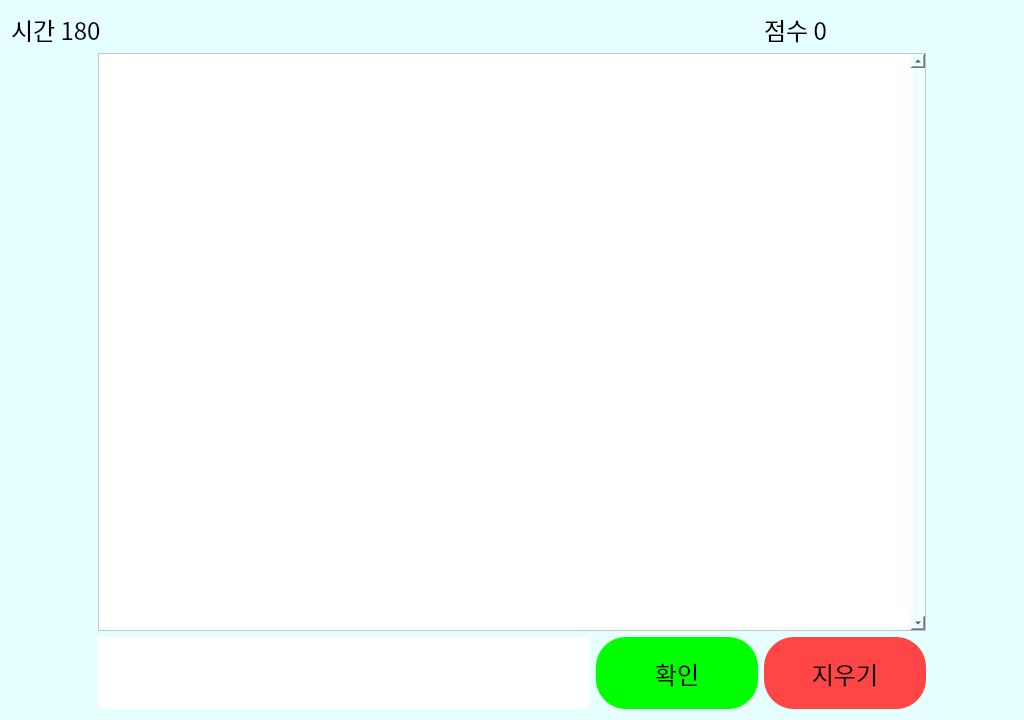
<?xml version="1.0" encoding="UTF-8"?>
<ui version="4.0">
 <class>Form</class>
 <widget class="QWidget" name="Form">
  <property name="geometry">
   <rect>
    <x>0</x>
    <y>0</y>
    <width>1024</width>
    <height>720</height>
   </rect>
  </property>
  <property name="windowTitle">
   <string>Form</string>
  </property>
  <property name="styleSheet">
   <string notr="true">background-color: rgb(230, 255, 255);</string>
  </property>
  <layout class="QGridLayout" name="gridLayout" rowstretch="1,8,8,2" columnstretch="1,3,3,2,2,1">
   <item row="3" column="4">
    <widget class="QLabel" name="remove">
     <property name="font">
      <font>
       <family>AcadEref</family>
       <pointsize>18</pointsize>
      </font>
     </property>
     <property name="styleSheet">
      <string notr="true">background-color: rgb(255, 69, 69);border-radius: 30px;</string>
     </property>
     <property name="text">
      <string>지우기</string>
     </property>
     <property name="alignment">
      <set>Qt::AlignCenter</set>
     </property>
    </widget>
   </item>
   <item row="3" column="3">
    <widget class="QLabel" name="check">
     <property name="font">
      <font>
       <family>AcadEref</family>
       <pointsize>18</pointsize>
      </font>
     </property>
     <property name="styleSheet">
      <string notr="true">background-color: rgb(0, 255, 0);
border-radius: 30px;</string>
     </property>
     <property name="text">
      <string>확인</string>
     </property>
     <property name="alignment">
      <set>Qt::AlignCenter</set>
     </property>
    </widget>
   </item>
   <item row="3" column="1" colspan="2">
    <widget class="QLabel" name="text_label">
     <property name="font">
      <font>
       <family>AcadEref</family>
       <pointsize>18</pointsize>
      </font>
     </property>
     <property name="styleSheet">
      <string notr="true">background-color: rgb(255, 255, 255);</string>
     </property>
     <property name="text">
      <string/>
     </property>
     <property name="alignment">
      <set>Qt::AlignCenter</set>
     </property>
    </widget>
   </item>
   <item row="1" column="1" rowspan="2" colspan="4">
    <widget class="QScrollArea" name="scrollArea">
     <property name="styleSheet">
      <string notr="true">background-color: rgb(255, 255, 255);</string>
     </property>
     <property name="verticalScrollBarPolicy">
      <enum>Qt::ScrollBarAlwaysOn</enum>
     </property>
     <property name="widgetResizable">
      <bool>true</bool>
     </property>
     <widget class="QWidget" name="scrollAreaWidgetContents">
      <property name="geometry">
       <rect>
        <x>0</x>
        <y>0</y>
        <width>813</width>
        <height>579</height>
       </rect>
      </property>
     </widget>
    </widget>
   </item>
   <item row="0" column="4" colspan="2">
    <widget class="QLabel" name="score_label">
     <property name="font">
      <font>
       <family>AcadEref</family>
       <pointsize>18</pointsize>
      </font>
     </property>
     <property name="text">
      <string>점수 0</string>
     </property>
    </widget>
   </item>
   <item row="0" column="0" colspan="2">
    <widget class="QLabel" name="time_label">
     <property name="font">
      <font>
       <family>AcadEref</family>
       <pointsize>18</pointsize>
      </font>
     </property>
     <property name="text">
      <string>시간 180</string>
     </property>
    </widget>
   </item>
  </layout>
 </widget>
 <resources/>
 <connections/>
</ui>
